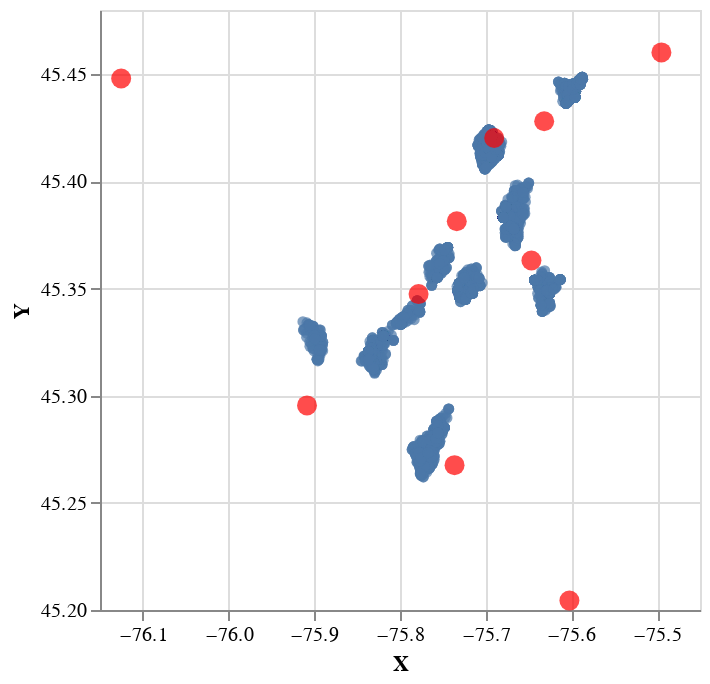

Here is the notebook cell this chart was saved with:
### Code cell
alt.Chart(criminal_data_set[["X", "Y"]][:5000]).mark_circle().encode(
    x =alt.X("X").scale(zero=False),
    y = alt.X("Y").scale(zero=False)
)+alt.Chart(pd.DataFrame(scaler.inverse_transform(kmeans.cluster_centers_), columns =["X", "Y"])).mark_circle(size=100, 
                                        color='red').encode(
    x =alt.X("X"),
    y = alt.X("Y")
)

### Figure 1 — Vega-Lite specification as saved in the notebook (floating-point values rounded to 4 significant figures; data arrays with more than 128 entries replaced by an {"elided": "..."} marker saying what was removed)
{"config": {"view": {"continuousWidth": 300, "continuousHeight": 300}}, "layer": [{"data": {"name": "data-08f84c6a76b5e83e1b7cd52965196267"}, "mark": {"type": "circle"}, "encoding": {"x": {"field": "X", "scale": {"zero": false}, "type": "quantitative"}, "y": {"field": "Y", "scale": {"zero": false}, "type": "quantitative"}}}, {"data": {"name": "data-6d5f830f0e6e3f75b133f7370c2a5b11"}, "mark": {"type": "circle", "color": "red", "size": 100}, "encoding": {"x": {"field": "X", "type": "quantitative"}, "y": {"field": "Y", "type": "quantitative"}}}], "$schema": "https://vega.github.io/schema/vega-lite/v5.8.0.json", "datasets": {"data-08f84c6a76b5e83e1b7cd52965196267": {"elided": "5000 records"}, "data-6d5f830f0e6e3f75b133f7370c2a5b11": [{"X": -75.65, "Y": 45.36}, {"X": -75.91, "Y": 45.3}, {"X": -75.78, "Y": 45.35}, {"X": -75.63, "Y": 45.43}, {"X": -75.74, "Y": 45.27}, {"X": -75.5, "Y": 45.46}, {"X": -75.6, "Y": 45.2}, {"X": -75.73, "Y": 45.38}, {"X": -75.69, "Y": 45.42}, {"X": -76.13, "Y": 45.45}]}}
